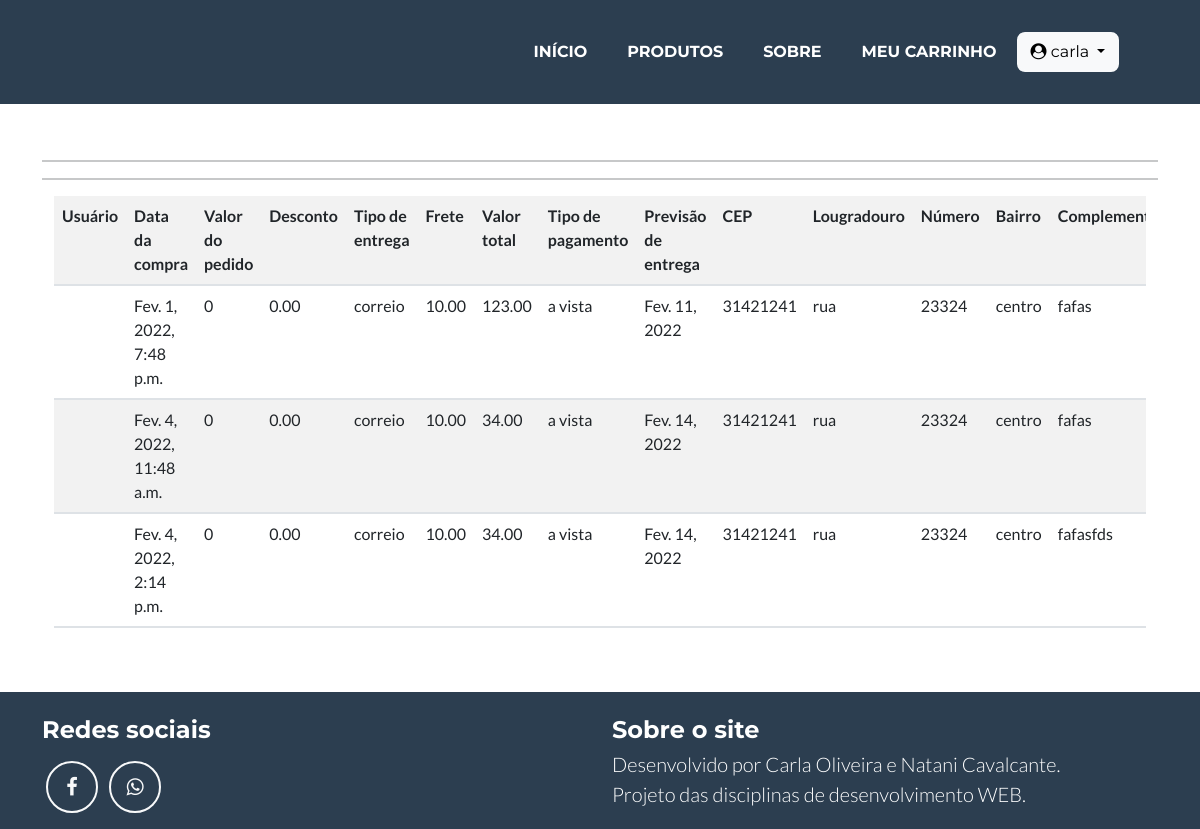
/listar/venda/ (signed in), run on the app's committed database.
### cadastros/models.py (models this page shows, shortened)
class Venda (models.Model):
    total_produtos= models.IntegerField()
    valor = models.DecimalField(max_digits=8, decimal_places=2)
    desconto=models.DecimalField(max_digits=8, decimal_places=2)
    data_compra= models.DateTimeField(auto_now_add=True)
    tipoPagamento= models.CharField(max_length=50, verbose_name="Tipo de pagamento")
    frete= models.DecimalField(max_digits=8, decimal_places=2)
    tipo_entrega= models.CharField(max_length=50)
    previsao_entrega= DateField(verbose_name="Data prevista para entrega")
    cep_entrega= CharField(max_length=10, verbose_name="CEP")
    logradouro= models.CharField(max_length=100, blank=True, null=True,help_text="(Rua, Condomínio, apartamento, etc...)" )
    numero= models.CharField(max_length=20, verbose_name="número")
    bairro= models.CharField(max_length=50)
    complemento= models.CharField(max_length=50, blank=True, null=True)
    cidade= models.ForeignKey(Cidade, on_delete=models.PROTECT)
    comprador= models.ForeignKey(User, on_delete=models.PROTECT)

### cadastros/views.py (the view)
# urls.py: path('listar/venda/', VendaList.as_view(), name="listar-venda"),
class VendaList(LoginRequiredMixin, ListView):
    login_url = reverse_lazy('login')
    model = Venda
    template_name = 'cadastros/listas/venda.html'
    def get_queryset(self):
        self.object_list=Venda.objects.filter(comprador=self.request.user)
        return self.object_list

### cadastros/templates/cadastros/listas/venda.html (shortened to what this page needs)
{% extends 'paginas/modelo.html' %}
{% load static %}
{% load crispy_forms_tags %}
{% block conteudo %}
<hr>
<hr>
<div class="container">
    <div class="table-responsive">
        <table class="table table-striped">
            <tr>
                <th>Usuário</th>
                <th>Data da compra</th>
                <th>Valor do pedido</th>
                <th>Desconto</th>
                <th>Tipo de entrega</th>
                <th>Frete</th>
                <th>Valor total</th>
                <th>Tipo de pagamento</th>
                <th>Previsão de entrega</th>
                <th>CEP</th>
                <th>Lougradouro</th>
                <th>Número</th>
                <th>Bairro</th>
                <th>Complemento</th>
            </tr>
            {% for venda in object_list %}
            <tr>
                <td>{{venda.comprador.nome}}</td>
                <td>{{venda.data_compra}}</td>
                <td>{{venda.total_produtos}}</td>
                <td>{{venda.desconto}}</td>
                <td>{{venda.tipo_entrega}}</td>
                <td>{{venda.frete}}</td>
                <td>{{venda.valor}}</td>
                <td>{{venda.tipoPagamento}}</td>
                <td>{{venda.previsao_entrega}}</td>
                <td>{{venda.cep_entrega}}</td>
                <td>{{venda.logradouro}}</td>
                <td>{{venda.numero}}</td>
                <td>{{venda.bairro}}</td>
                <td>{{venda.complemento}}</td>
            </tr>
            {% empty %}
            <tr>
                <td colspan="16">Nenhuma venda cadastrada!</td>
            </tr>
            {% endfor %}
        </table>
    </div>
</div>
{% endblock %}

### paginas/templates/paginas/modelo.html (shortened to what this page needs)
{% load static %} {% load crispy_forms_tags %}
<!DOCTYPE html>
<html lang="pt-br" class="h-100">
<head>
    <link href="{% static 'css/styles.css' %}" rel="stylesheet" />
    <link rel="stylesheet" href="https://cdnjs.cloudflare.com/ajax/libs/font-awesome/4.7.0/css/font-awesome.min.css">
</head>
<body id="page-top">
    <nav class="navbar navbar-expand-md bg-secondary text-uppercase fixed-top" id="mainNav">
        <div class="container-fluid">
            <div class="collapse navbar-collapse" id="navbarResponsive">
                <ul class="navbar-nav ms-auto">
                    <li class="nav-item mx-1 mx-lg-1"><a class="nav-link py-3 px-0 px-lg-3 rounded" href="{% url 'index' %}">Início</a></li>
                    <li class="nav-item mx-1 mx-lg-1"><a class="nav-link py-3 px-0 px-lg-3 rounded" href="{% url 'listar-produto' %}">Produtos</a></li>
                    <li class="nav-item mx-1 mx-lg-1"><a class="nav-link py-3 px-0 px-lg-3 rounded" href="{% url 'sobre' %}">Sobre</a></li>
                    {% if request.user.is_authenticated and request.user.groups.all.0.name == "cliente" %}
                    <li class="nav-item mx-1 mx-lg-1"><a class="nav-link py-3 px-0 px-lg-3 rounded" href="{% url 'listar-carrinho' %}">Meu carrinho</a></li>
                    {% endif %}  {% if request.user.is_authenticated %}
                    <div class="dropdown me-5">
                        <button class="btn btn-light dropdown-toggle my-2" type="button" id="dropdownMenuButton" data-bs-toggle="dropdown" aria-expanded="false">
                            <i class="fa fa-user-circle" aria-hidden="true"></i>
                            {{ request.user }}
                        </button>
                    </div>
                    <span class="me-3">&nbsp;</span> {% else %}
                    <a href="{% url 'login' %}" class="btn btn-light mb-3 my-2 me-2">Login</a>
                    <a href="{% url 'registrar' %}" class="btn btn-success mb-3 my-2 mr-2">Registrar</a> {% endif %}
                </ul>
            </div>
        </div>
    </nav>
    <main class="flex-shrink-0">
        <div class="container">
            <br>
            <br>
            <br>
            <br>
            <br>
            <br>
            {% block conteudo %}{% endblock %}
            <br>
            <br>
        </div>
    </main>
    <footer class="footer mt-auto py-3">
        <div class="container">
            <div class="row">
                <div class="col-lg-6 mb-5 mb-lg-0">
                    <h4 class="pt-2 mb-3">Redes sociais</h4>
                    <a class="btn btn-outline-light btn-social mx-1" href="#!"><i class="fa fa-facebook" aria-hidden="true"></i></a>
                    <a class="btn btn-outline-light btn-social mx-1" href="https://api.whatsapp.com/send?phone=5544991650993" target="_blank"><i class="fa fa-whatsapp" aria-hidden="true"></i></a>
                </div>
                <div class="col-lg-6">
                    <h4 class="pt-2 mb-1">Sobre o site</h4>
                    <p class="lead mb-0">
                        Desenvolvido por Carla Oliveira e Natani Cavalcante. <br/> Projeto das disciplinas de desenvolvimento WEB.
                    </p>
                </div>
            </div>
        </div>
    </footer>
</body>
</html>

### data on the page
Venda: data_compra "Fev. 1, 2022, 7:48 p.m.", total_produtos "0", desconto "0.00", tipo_entrega "correio", frete "10.00", valor "123.00", tipoPagamento "a vista", previsao_entrega "Fev. 11, 2022", cep_entrega "31421241", logradouro "rua", numero "23324", bairro "centro", complemento "fafas"
Venda: data_compra "Fev. 4, 2022, 11:48 a.m.", total_produtos "0", desconto "0.00", tipo_entrega "correio", frete "10.00", valor "34.00", tipoPagamento "a vista", previsao_entrega "Fev. 14, 2022", cep_entrega "31421241", logradouro "rua", numero "23324", bairro "centro", complemento "fafas"
Venda: data_compra "Fev. 4, 2022, 2:14 p.m.", total_produtos "0", desconto "0.00", tipo_entrega "correio", frete "10.00", valor "34.00", tipoPagamento "a vista", previsao_entrega "Fev. 14, 2022", cep_entrega "31421241", logradouro "rua", numero "23324", bairro "centro", complemento "fafasfds"

### other printed values
{{ request.user }} "carla"
